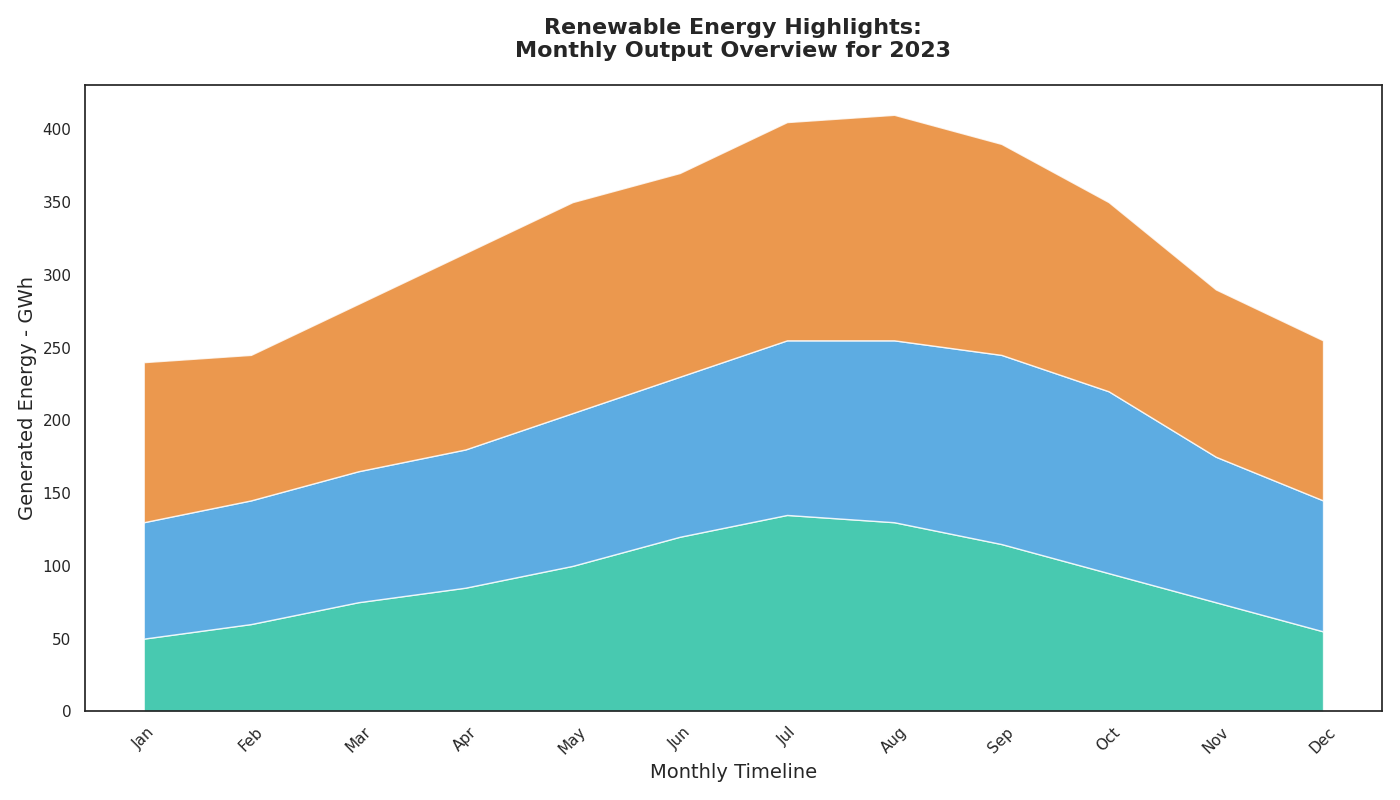

Reproduce this figure in Python.
import matplotlib.pyplot as plt
import numpy as np

months = np.array([
    'Jan', 'Feb', 'Mar', 'Apr', 'May', 'Jun', 
    'Jul', 'Aug', 'Sep', 'Oct', 'Nov', 'Dec'
])

solar_energy = np.array([50, 60, 75, 85, 100, 120, 135, 130, 115, 95, 75, 55])
wind_energy = np.array([80, 85, 90, 95, 105, 110, 120, 125, 130, 125, 100, 90])
hydro_energy = np.array([110, 100, 115, 135, 145, 140, 150, 155, 145, 130, 115, 110])

# Updating the energy data after removing biomass_energy
energy_data = np.vstack([solar_energy, wind_energy, hydro_energy])

plt.figure(figsize=(14, 8))

plt.stackplot(months, energy_data, 
              colors=['#1abc9c', '#3498db', '#e67e22'], alpha=0.8)

plt.title('Renewable Energy Highlights:\nMonthly Output Overview for 2023', 
          fontsize=16, fontweight='bold', pad=20)
plt.xlabel('Monthly Timeline', fontsize=14)
plt.ylabel('Generated Energy - GWh', fontsize=14)

plt.xticks(rotation=45)

plt.tight_layout()

plt.show()
